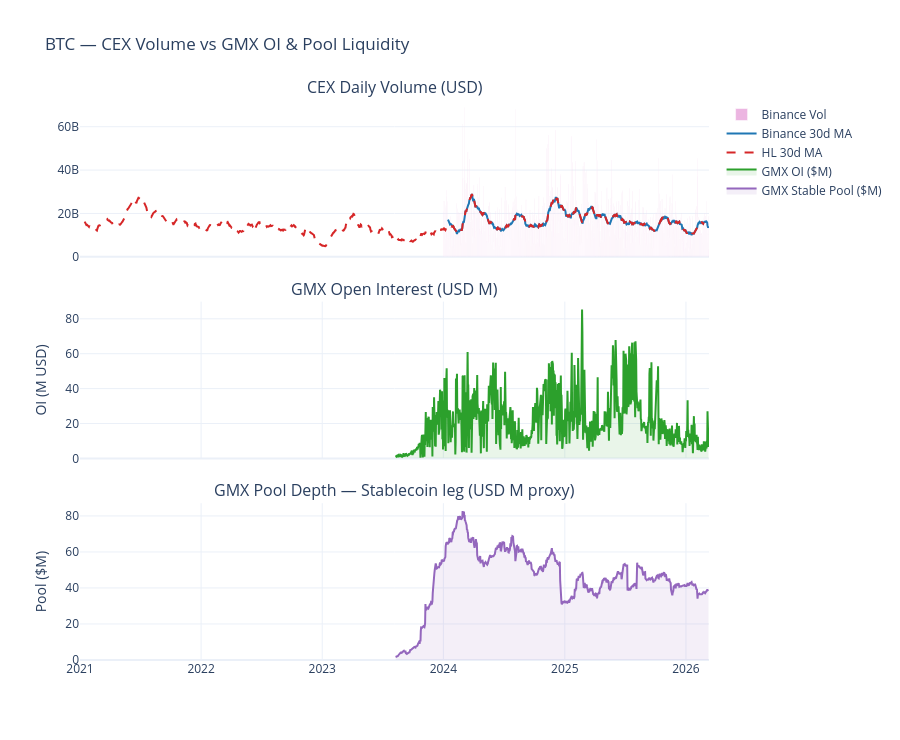
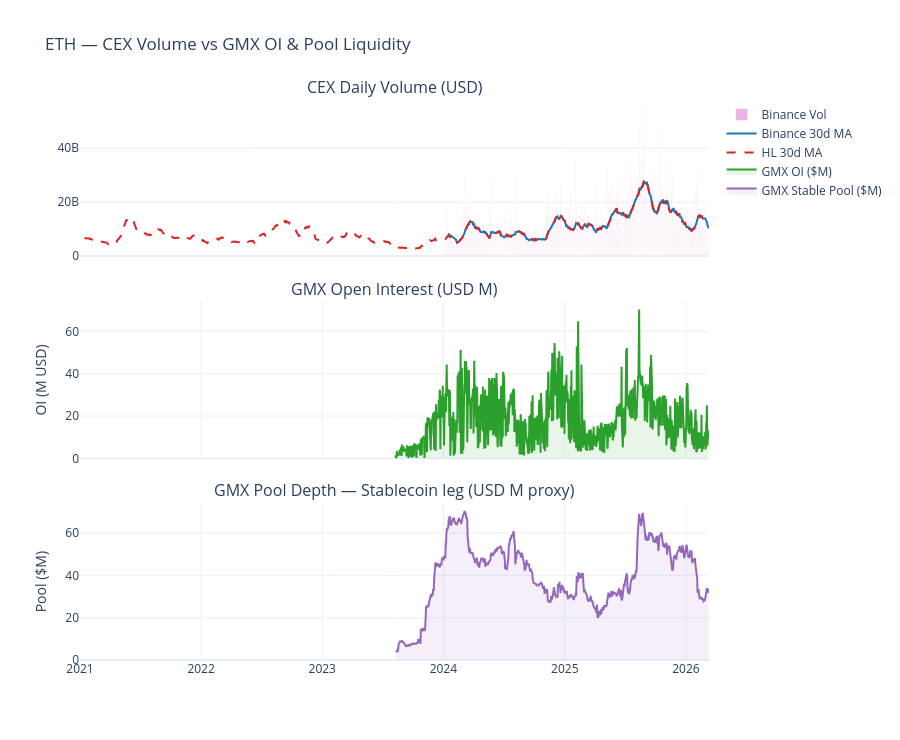
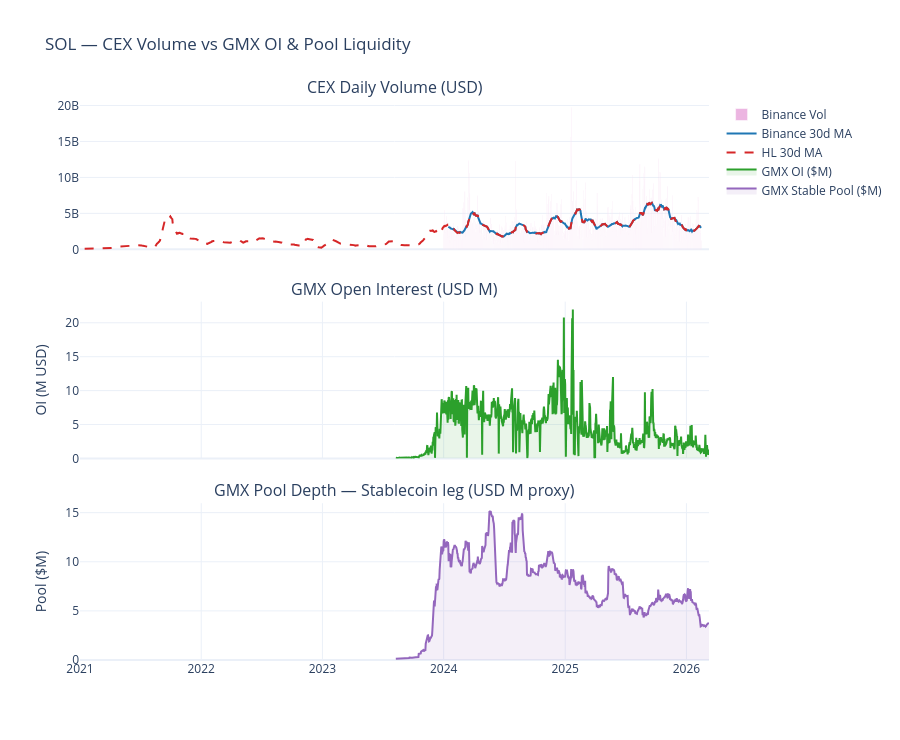
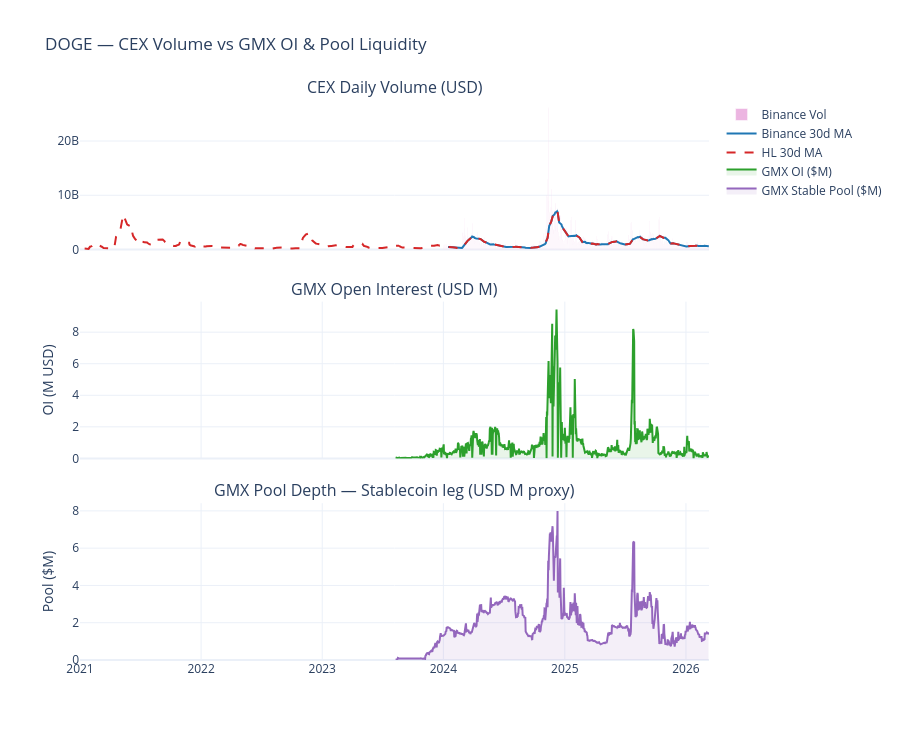

Notebook code cell kept with these figures, in order:
### Code cell
top_bases = (
    binance_vol[binance_vol["base"].isin(UNIVERSE)]
    .groupby("base")[f"vol_ma{MA_WINDOW}d"]
    .mean()
    .sort_values(ascending=False)
    .head(9)
    .index.tolist()
)
print(f"Plotting top {len(top_bases)} bases by Binance volume: {top_bases}")

for base in top_bases:
    b_df = binance_vol[binance_vol["base"] == base].sort_values("date")
    h_df = hl_vol[hl_vol["base"] == base].sort_values("date")
    oi_df = (
        gmx_oi[gmx_oi["base"] == base].sort_values("date") if not gmx_oi.empty else pd.DataFrame()
    )
    pool_df = (
        gmx_pool[gmx_pool["base"] == base].sort_values("date")
        if not gmx_pool.empty
        else pd.DataFrame()
    )

    has_oi = not oi_df.empty
    has_pool = not pool_df.empty
    n_rows = 1 + int(has_oi) + int(has_pool)
    row_titles = ["CEX Daily Volume (USD)"]
    if has_oi:
        row_titles.append("GMX Open Interest (USD M)")
    if has_pool:
        row_titles.append("GMX Pool Depth — Stablecoin leg (USD M proxy)")

    fig = make_subplots(
        rows=n_rows,
        cols=1,
        shared_xaxes=True,
        subplot_titles=row_titles,
        vertical_spacing=0.08,
    )

    fig.add_trace(
        go.Bar(
            x=b_df["date"],
            y=b_df["usd_volume"],
            name="Binance Vol",
            marker_color="#c92eaa",
            opacity=0.35,
        ),
        row=1,
        col=1,
    )
    fig.add_trace(
        go.Scatter(
            x=b_df["date"],
            y=b_df[f"vol_ma{MA_WINDOW}d"],
            name=f"Binance {MA_WINDOW}d MA",
            line=dict(color="#1f77b4", width=2),
        ),
        row=1,
        col=1,
    )
    fig.add_trace(
        go.Scatter(
            x=h_df["date"],
            y=h_df[f"vol_ma{MA_WINDOW}d"],
            name=f"HL {MA_WINDOW}d MA",
            line=dict(color="#d62728", width=2, dash="dash"),
        ),
        row=1,
        col=1,
    )

    cur_row = 2
    if has_oi:
        fig.add_trace(
            go.Scatter(
                x=oi_df["date"],
                y=oi_df["oi_usd"] / 1e6,
                name="GMX OI ($M)",
                line=dict(color="#2ca02c", width=2),
                fill="tozeroy",
                fillcolor="rgba(44,160,44,0.1)",
            ),
            row=cur_row,
            col=1,
        )
        fig.update_yaxes(title_text="OI (M USD)", row=cur_row, col=1)
        cur_row += 1

    if has_pool:
        fig.add_trace(
            go.Scatter(
                x=pool_df["date"],
                y=pool_df["pool_usd_proxy"] / 1e6,
                name="GMX Stable Pool ($M)",
                line=dict(color="#9467bd", width=2),
                fill="tozeroy",
                fillcolor="rgba(148,103,189,0.1)",
            ),
            row=cur_row,
            col=1,
        )
        fig.update_yaxes(title_text="Pool ($M)", row=cur_row, col=1)

    fig.update_layout(
        title=f"{base} — CEX Volume vs GMX OI & Pool Liquidity",
        template=TEMPLATE,
        hovermode="x unified",
        height=220 * n_rows + 80,
        showlegend=True,
        paper_bgcolor="white",
        plot_bgcolor="white",
    )
    fig.show()

### Figure 1 — Plotly figure (JSON) as saved in the notebook; plotly's stock layout.template omitted (floating-point values rounded to 4 significant figures; data arrays with more than 128 entries replaced by an {"elided": "..."} marker saying what was removed)
{"data": [{"marker": {"color": "#c92eaa"}, "name": "Binance Vol", "opacity": 0.35, "type": "bar", "x": {"elided": "801 str values"}, "xaxis": "x", "y": {"elided": "801 float values"}, "yaxis": "y"}, {"line": {"color": "#1f77b4", "width": 2}, "name": "Binance 30d MA", "type": "scatter", "x": {"elided": "801 str values"}, "xaxis": "x", "y": {"elided": "801 float values"}, "yaxis": "y"}, {"line": {"color": "#d62728", "dash": "dash", "width": 2}, "name": "HL 30d MA", "type": "scatter", "x": {"elided": "1881 str values"}, "xaxis": "x", "y": {"elided": "1881 float values"}, "yaxis": "y"}, {"fill": "tozeroy", "fillcolor": "rgba(44,160,44,0.1)", "line": {"color": "#2ca02c", "width": 2}, "name": "GMX OI ($M)", "type": "scatter", "x": {"elided": "944 str values"}, "xaxis": "x2", "y": {"elided": "944 float values"}, "yaxis": "y2"}, {"fill": "tozeroy", "fillcolor": "rgba(148,103,189,0.1)", "line": {"color": "#9467bd", "width": 2}, "name": "GMX Stable Pool ($M)", "type": "scatter", "x": {"elided": "944 str values"}, "xaxis": "x3", "y": {"elided": "944 float values"}, "yaxis": "y3"}], "layout": {"annotations": [{"font": {"size": 16}, "showarrow": false, "text": "CEX Daily Volume (USD)", "x": 0.5, "xanchor": "center", "xref": "paper", "y": 1, "yanchor": "bottom", "yref": "paper"}, {"font": {"size": 16}, "showarrow": false, "text": "GMX Open Interest (USD M)", "x": 0.5, "xanchor": "center", "xref": "paper", "y": 0.64, "yanchor": "bottom", "yref": "paper"}, {"font": {"size": 16}, "showarrow": false, "text": "GMX Pool Depth — Stablecoin leg (USD M proxy)", "x": 0.5, "xanchor": "center", "xref": "paper", "y": 0.28, "yanchor": "bottom", "yref": "paper"}], "height": 740, "hovermode": "x unified", "paper_bgcolor": "white", "plot_bgcolor": "white", "showlegend": true, "title": {"text": "BTC — CEX Volume vs GMX OI & Pool Liquidity"}, "xaxis": {"anchor": "y", "domain": [0, 1], "matches": "x3", "showticklabels": false}, "xaxis2": {"anchor": "y2", "domain": [0, 1], "matches": "x3", "showticklabels": false}, "xaxis3": {"anchor": "y3", "domain": [0, 1]}, "yaxis": {"anchor": "x", "domain": [0.72, 1]}, "yaxis2": {"anchor": "x2", "domain": [0.36, 0.64], "title": {"text": "OI (M USD)"}}, "yaxis3": {"anchor": "x3", "domain": [0, 0.28], "title": {"text": "Pool ($M)"}}}}

### Figure 2 — Plotly figure (JSON) as saved in the notebook; plotly's stock layout.template omitted (floating-point values rounded to 4 significant figures; data arrays with more than 128 entries replaced by an {"elided": "..."} marker saying what was removed)
{"data": [{"marker": {"color": "#c92eaa"}, "name": "Binance Vol", "opacity": 0.35, "type": "bar", "x": {"elided": "801 str values"}, "xaxis": "x", "y": {"elided": "801 float values"}, "yaxis": "y"}, {"line": {"color": "#1f77b4", "width": 2}, "name": "Binance 30d MA", "type": "scatter", "x": {"elided": "801 str values"}, "xaxis": "x", "y": {"elided": "801 float values"}, "yaxis": "y"}, {"line": {"color": "#d62728", "dash": "dash", "width": 2}, "name": "HL 30d MA", "type": "scatter", "x": {"elided": "1881 str values"}, "xaxis": "x", "y": {"elided": "1881 float values"}, "yaxis": "y"}, {"fill": "tozeroy", "fillcolor": "rgba(44,160,44,0.1)", "line": {"color": "#2ca02c", "width": 2}, "name": "GMX OI ($M)", "type": "scatter", "x": {"elided": "944 str values"}, "xaxis": "x2", "y": {"elided": "944 float values"}, "yaxis": "y2"}, {"fill": "tozeroy", "fillcolor": "rgba(148,103,189,0.1)", "line": {"color": "#9467bd", "width": 2}, "name": "GMX Stable Pool ($M)", "type": "scatter", "x": {"elided": "944 str values"}, "xaxis": "x3", "y": {"elided": "944 float values"}, "yaxis": "y3"}], "layout": {"annotations": [{"font": {"size": 16}, "showarrow": false, "text": "CEX Daily Volume (USD)", "x": 0.5, "xanchor": "center", "xref": "paper", "y": 1, "yanchor": "bottom", "yref": "paper"}, {"font": {"size": 16}, "showarrow": false, "text": "GMX Open Interest (USD M)", "x": 0.5, "xanchor": "center", "xref": "paper", "y": 0.64, "yanchor": "bottom", "yref": "paper"}, {"font": {"size": 16}, "showarrow": false, "text": "GMX Pool Depth — Stablecoin leg (USD M proxy)", "x": 0.5, "xanchor": "center", "xref": "paper", "y": 0.28, "yanchor": "bottom", "yref": "paper"}], "height": 740, "hovermode": "x unified", "paper_bgcolor": "white", "plot_bgcolor": "white", "showlegend": true, "title": {"text": "ETH — CEX Volume vs GMX OI & Pool Liquidity"}, "xaxis": {"anchor": "y", "domain": [0, 1], "matches": "x3", "showticklabels": false}, "xaxis2": {"anchor": "y2", "domain": [0, 1], "matches": "x3", "showticklabels": false}, "xaxis3": {"anchor": "y3", "domain": [0, 1]}, "yaxis": {"anchor": "x", "domain": [0.72, 1]}, "yaxis2": {"anchor": "x2", "domain": [0.36, 0.64], "title": {"text": "OI (M USD)"}}, "yaxis3": {"anchor": "x3", "domain": [0, 0.28], "title": {"text": "Pool ($M)"}}}}

### Figure 3 — Plotly figure (JSON) as saved in the notebook; plotly's stock layout.template omitted (floating-point values rounded to 4 significant figures; data arrays with more than 128 entries replaced by an {"elided": "..."} marker saying what was removed)
{"data": [{"marker": {"color": "#c92eaa"}, "name": "Binance Vol", "opacity": 0.35, "type": "bar", "x": {"elided": "776 str values"}, "xaxis": "x", "y": {"elided": "776 float values"}, "yaxis": "y"}, {"line": {"color": "#1f77b4", "width": 2}, "name": "Binance 30d MA", "type": "scatter", "x": {"elided": "776 str values"}, "xaxis": "x", "y": {"elided": "776 float values"}, "yaxis": "y"}, {"line": {"color": "#d62728", "dash": "dash", "width": 2}, "name": "HL 30d MA", "type": "scatter", "x": {"elided": "1881 str values"}, "xaxis": "x", "y": {"elided": "1881 float values"}, "yaxis": "y"}, {"fill": "tozeroy", "fillcolor": "rgba(44,160,44,0.1)", "line": {"color": "#2ca02c", "width": 2}, "name": "GMX OI ($M)", "type": "scatter", "x": {"elided": "944 str values"}, "xaxis": "x2", "y": {"elided": "944 float values"}, "yaxis": "y2"}, {"fill": "tozeroy", "fillcolor": "rgba(148,103,189,0.1)", "line": {"color": "#9467bd", "width": 2}, "name": "GMX Stable Pool ($M)", "type": "scatter", "x": {"elided": "944 str values"}, "xaxis": "x3", "y": {"elided": "944 float values"}, "yaxis": "y3"}], "layout": {"annotations": [{"font": {"size": 16}, "showarrow": false, "text": "CEX Daily Volume (USD)", "x": 0.5, "xanchor": "center", "xref": "paper", "y": 1, "yanchor": "bottom", "yref": "paper"}, {"font": {"size": 16}, "showarrow": false, "text": "GMX Open Interest (USD M)", "x": 0.5, "xanchor": "center", "xref": "paper", "y": 0.64, "yanchor": "bottom", "yref": "paper"}, {"font": {"size": 16}, "showarrow": false, "text": "GMX Pool Depth — Stablecoin leg (USD M proxy)", "x": 0.5, "xanchor": "center", "xref": "paper", "y": 0.28, "yanchor": "bottom", "yref": "paper"}], "height": 740, "hovermode": "x unified", "paper_bgcolor": "white", "plot_bgcolor": "white", "showlegend": true, "title": {"text": "SOL — CEX Volume vs GMX OI & Pool Liquidity"}, "xaxis": {"anchor": "y", "domain": [0, 1], "matches": "x3", "showticklabels": false}, "xaxis2": {"anchor": "y2", "domain": [0, 1], "matches": "x3", "showticklabels": false}, "xaxis3": {"anchor": "y3", "domain": [0, 1]}, "yaxis": {"anchor": "x", "domain": [0.72, 1]}, "yaxis2": {"anchor": "x2", "domain": [0.36, 0.64], "title": {"text": "OI (M USD)"}}, "yaxis3": {"anchor": "x3", "domain": [0, 0.28], "title": {"text": "Pool ($M)"}}}}

### Figure 4 — Plotly figure (JSON) as saved in the notebook; plotly's stock layout.template omitted (floating-point values rounded to 4 significant figures; data arrays with more than 128 entries replaced by an {"elided": "..."} marker saying what was removed)
{"data": [{"marker": {"color": "#c92eaa"}, "name": "Binance Vol", "opacity": 0.35, "type": "bar", "x": {"elided": "801 str values"}, "xaxis": "x", "y": {"elided": "801 float values"}, "yaxis": "y"}, {"line": {"color": "#1f77b4", "width": 2}, "name": "Binance 30d MA", "type": "scatter", "x": {"elided": "801 str values"}, "xaxis": "x", "y": {"elided": "801 float values"}, "yaxis": "y"}, {"line": {"color": "#d62728", "dash": "dash", "width": 2}, "name": "HL 30d MA", "type": "scatter", "x": {"elided": "1881 str values"}, "xaxis": "x", "y": {"elided": "1881 float values"}, "yaxis": "y"}, {"fill": "tozeroy", "fillcolor": "rgba(44,160,44,0.1)", "line": {"color": "#2ca02c", "width": 2}, "name": "GMX OI ($M)", "type": "scatter", "x": {"elided": "944 str values"}, "xaxis": "x2", "y": {"elided": "944 float values"}, "yaxis": "y2"}, {"fill": "tozeroy", "fillcolor": "rgba(148,103,189,0.1)", "line": {"color": "#9467bd", "width": 2}, "name": "GMX Stable Pool ($M)", "type": "scatter", "x": {"elided": "944 str values"}, "xaxis": "x3", "y": {"elided": "944 float values"}, "yaxis": "y3"}], "layout": {"annotations": [{"font": {"size": 16}, "showarrow": false, "text": "CEX Daily Volume (USD)", "x": 0.5, "xanchor": "center", "xref": "paper", "y": 1, "yanchor": "bottom", "yref": "paper"}, {"font": {"size": 16}, "showarrow": false, "text": "GMX Open Interest (USD M)", "x": 0.5, "xanchor": "center", "xref": "paper", "y": 0.64, "yanchor": "bottom", "yref": "paper"}, {"font": {"size": 16}, "showarrow": false, "text": "GMX Pool Depth — Stablecoin leg (USD M proxy)", "x": 0.5, "xanchor": "center", "xref": "paper", "y": 0.28, "yanchor": "bottom", "yref": "paper"}], "height": 740, "hovermode": "x unified", "paper_bgcolor": "white", "plot_bgcolor": "white", "showlegend": true, "title": {"text": "DOGE — CEX Volume vs GMX OI & Pool Liquidity"}, "xaxis": {"anchor": "y", "domain": [0, 1], "matches": "x3", "showticklabels": false}, "xaxis2": {"anchor": "y2", "domain": [0, 1], "matches": "x3", "showticklabels": false}, "xaxis3": {"anchor": "y3", "domain": [0, 1]}, "yaxis": {"anchor": "x", "domain": [0.72, 1]}, "yaxis2": {"anchor": "x2", "domain": [0.36, 0.64], "title": {"text": "OI (M USD)"}}, "yaxis3": {"anchor": "x3", "domain": [0, 0.28], "title": {"text": "Pool ($M)"}}}}
